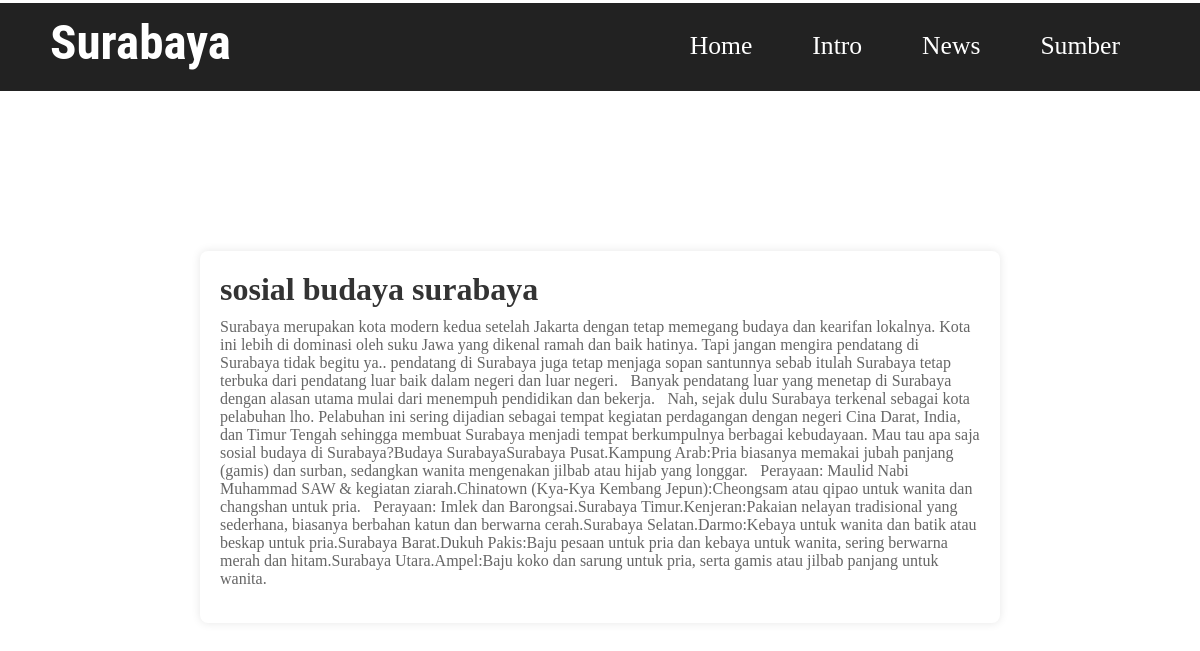
The app's page /user/materi.php?id_kelas=16&id_materi=15 (signed in) with its own data.
### tables this page shows
CREATE TABLE `transaksi` (
  `id_transaksi` int(25) NOT NULL,
  `id_kelas` int(11) NOT NULL,
  `id_user` int(11) NOT NULL,
  `metode_pembayaran` varchar(10) NOT NULL,
  `tanggal` date NOT NULL,
  `bukti` varchar(100) NOT NULL,
  `status` varchar(25) NOT NULL
);

CREATE TABLE `materi` (
  `id_materi` int(11) NOT NULL,
  `nama_materi` varchar(100) NOT NULL,
  `id_kelas` int(11) NOT NULL,
  `waktu` datetime NOT NULL,
  `rangkuman` text NOT NULL,
  `isi_materi` text NOT NULL,
  `file_materi` varchar(100) NOT NULL
);

### user/materi.php (the view, shortened to what this page needs)
<!DOCTYPE html>
<html lang="en">
<head>
    <link rel="stylesheet" href="materi.css">
</head>
<body>
    <nav>
        <div class="navbar">
            <div class="logo">Surabaya</div>
            <div class="menu">
                <ul>
                    <li><a href="#homepage">Home</a></li>
                    <li><a href="#intro">Intro</a></li>
                    <li><a href="#news">News</a></li>
                    <li><a href="#sumber">Sumber</a></li>
                </ul>
            </div>
        </div>
    </nav>
    <?php
    include '../koneksi.php';
    $id_user = $_SESSION["id_user"];
    $id_kelas = $_GET['id_kelas'];
    ?>
    <?php
    $sql_join = "SELECT *
            FROM transaksi
            JOIN kelas ON transaksi.id_kelas = kelas.id_kelas
            JOIN materi ON materi.id_kelas = kelas.id_kelas
            JOIN user ON transaksi.id_user = user.id_user where transaksi.id_user = $id_user and transaksi.id_kelas = $id_kelas and transaksi.status = 'paid'
            ";
    $query_join = mysqli_query($mysqli, $sql_join) or die(mysqli_error($mysqli));
    $cek = mysqli_num_rows($query_join);
    if ($cek == 0) {
        header('location: index.php');
    } else {
        $data = mysqli_fetch_assoc($query_join) ?>
        <div class="content">
            <h2><?php echo $data["nama_materi"]; ?></h2>
            <p><?php echo $data["isi_materi"]; ?></p>
        </div>
    <?php } ?>
</body>
</html>

### user/materi.css (style rules this page uses)
* { margin: 0; padding: 0; box-sizing: border-box; }
html { scroll-behavior: smooth; }
.navbar { width: 1100px; margin: auto; position: relative; flex-direction: row; justify-content: space-between; box-sizing: border-box; }
.logo { font-size: 49px; font-weight: 700; float: left; margin-right: 30px; font-family: "cambria", "Roboto Condensed"; color: #fff; }
.menu { float: right; }
nav { border-top: 3px solid #ffffff; width: 100%; margin: auto; display: flex; line-height: 80px; position: relative; z-index: 1000; background-color: #222222; font-family: "Cambria", "Roboto Condensed"; }
nav ul { list-style-type: none; overflow: hidden; }
nav ul li { float: left; margin: 0 0 5px 0; overflow-wrap: break-word; font-family: "Times New Roman", "Roboto Condensed"; font-weight: 400; font-size: 33px; color: #ffffff; width: fit-content; box-sizing: border-box; }
nav ul li a { color: #ffffff; font-weight: initial; text-align: center; padding: 30px; text-decoration: none; font-size: 1.6rem; }
.content { max-width: 800px; margin: 10rem auto; padding: 20px; background: #fff; border-radius: 8px; box-shadow: 0 0 10px rgba(0, 0, 0, 0.1); }
.content h2 { color: #333; font-size: 2em; margin-bottom: 10px; }
.content p { color: #666; margin-bottom: 15px; }

### records on screen
transaksi: materi.nama_materi "sosial budaya surabaya", materi.isi_materi "Surabaya merupakan kota modern kedua setelah Jakarta dengan tetap memegang budaya dan kearifan lokalnya. Kota ini lebih di dominasi oleh suku Jawa yang dikenal ramah dan baik hatinya. Tapi jangan mengira pendatang di Surabaya tidak begitu ya.. pendatang di Surabaya juga tetap menjaga sopan santunnya sebab itulah Surabaya tetap terbuka dari pendatang luar baik dalam negeri dan luar negeri. Banyak pendatang luar yang menetap di Surabaya dengan alasan utama mulai dari menempuh pendidikan dan bekerja. Nah, sejak dulu Surabaya terkenal sebagai kota pelabuhan lho. Pelabuhan ini sering dijadian sebagai tempat kegiatan perdagangan dengan negeri Cina Darat, India, dan Timur Tengah sehingga membuat…"
